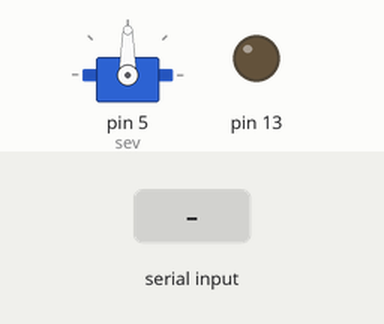
Simulated run of this sketch. Board: Arduino Uno, built with avr-gcc and run on an emulated ATmega328P. Shown: servo, output pins drawn as LEDs (lit = HIGH). Inputs (shaded band) come from the test bench.

Above: at 1.2 s.
1.3 s: "1" received over the second serial link
At 1.8 s:
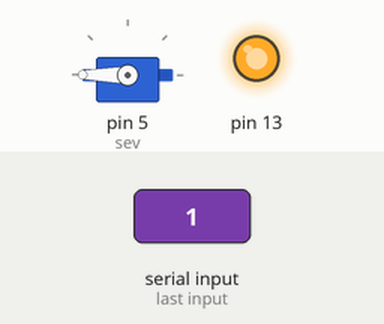
2.8 s: "0" received over the second serial link
At 4.2 s:
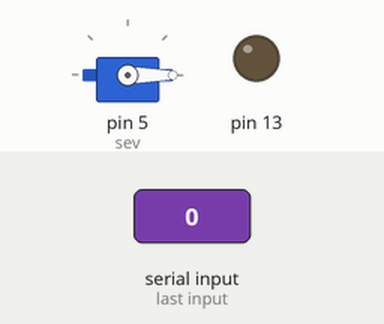
Timing chart, 0 to 5.8 s (numbered marks = the images above; inputs shaded):
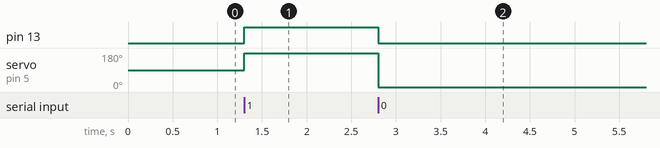

The sketch:

bluetooth_Light.ino
```cpp
#include <Servo.h>
Servo sev;

#include <SoftwareSerial.h>
SoftwareSerial btSerial(2, 3);//TX , RX 순서

byte buffer[1024];//데이터 수심 버퍼
int bufferPo;// buffer 저장할 위치

void setup() {
  Serial.begin(9600);//시리얼 불러오기
  btSerial.begin(9600); //bt시리얼 불러오기
  sev.attach(5);//5번핀에 서보모터 연결
  pinMode(13, OUTPUT);
  pinMode(6, INPUT);

  bufferPo = 0;//버퍼초기화

}

void loop() {
  if(btSerial.available()) { //그냥 무조건 써

  byte data = btSerial.read();
  buffer[bufferPo++] = data;

    if(data == '1'){
      sev.write(180);
      digitalWrite(13, HIGH);
       btSerial.print("[M-Light] 불을 켰습니다!");

    }else if( data == '0'){
      sev.write(0);
      digitalWrite(13, LOW);
      btSerial.print("[M-Light] 불을 껐습니다!");
    }
  }
}
```

Measured:
- after the input at 1.3 s, pin 13: LOW → HIGH at once; servo on pin 5 (sev): 90° → 180° at once
- after the input at 2.8 s, pin 13: HIGH → LOW at once; servo on pin 5 (sev): 180° → 0° at once
